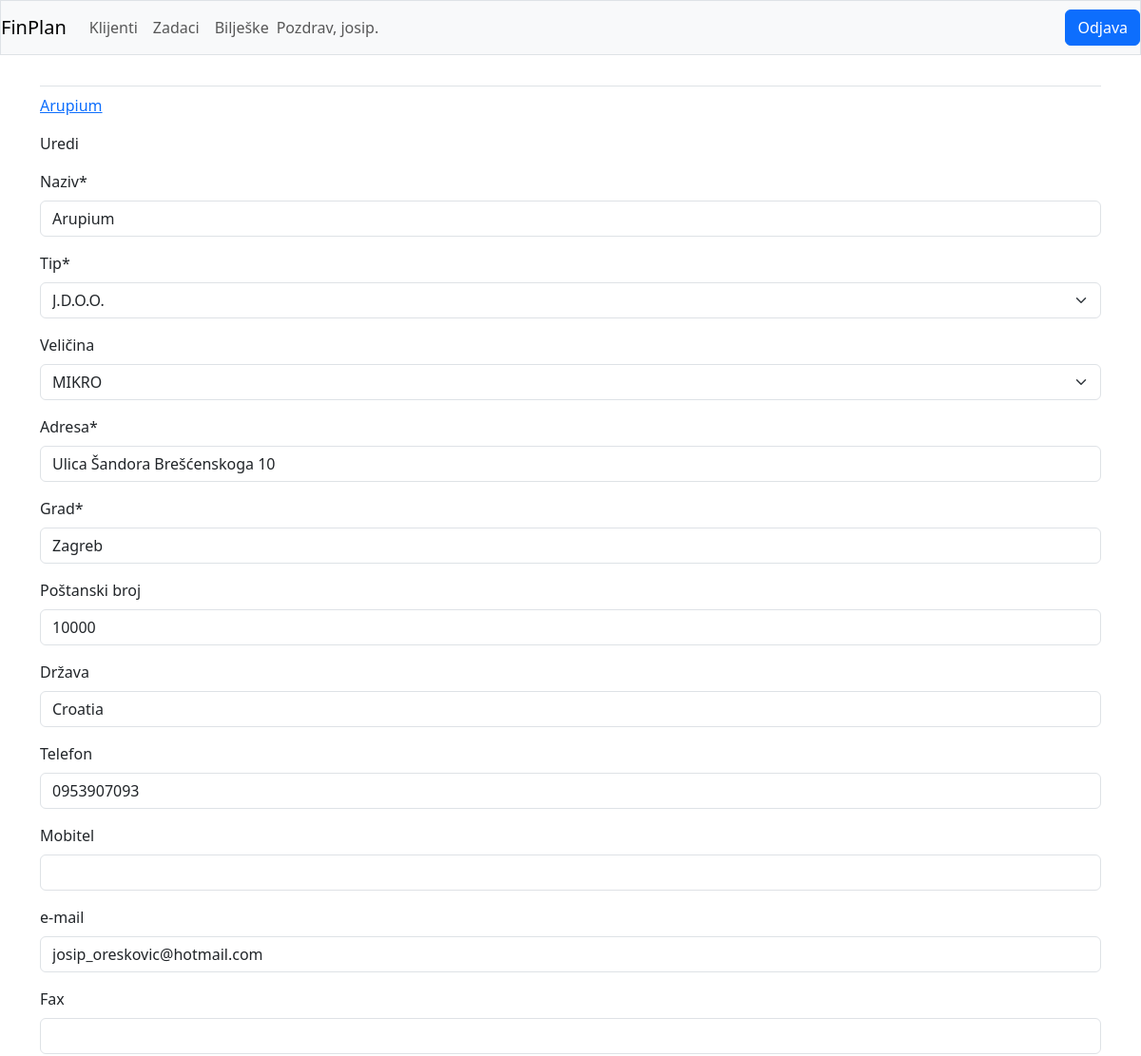
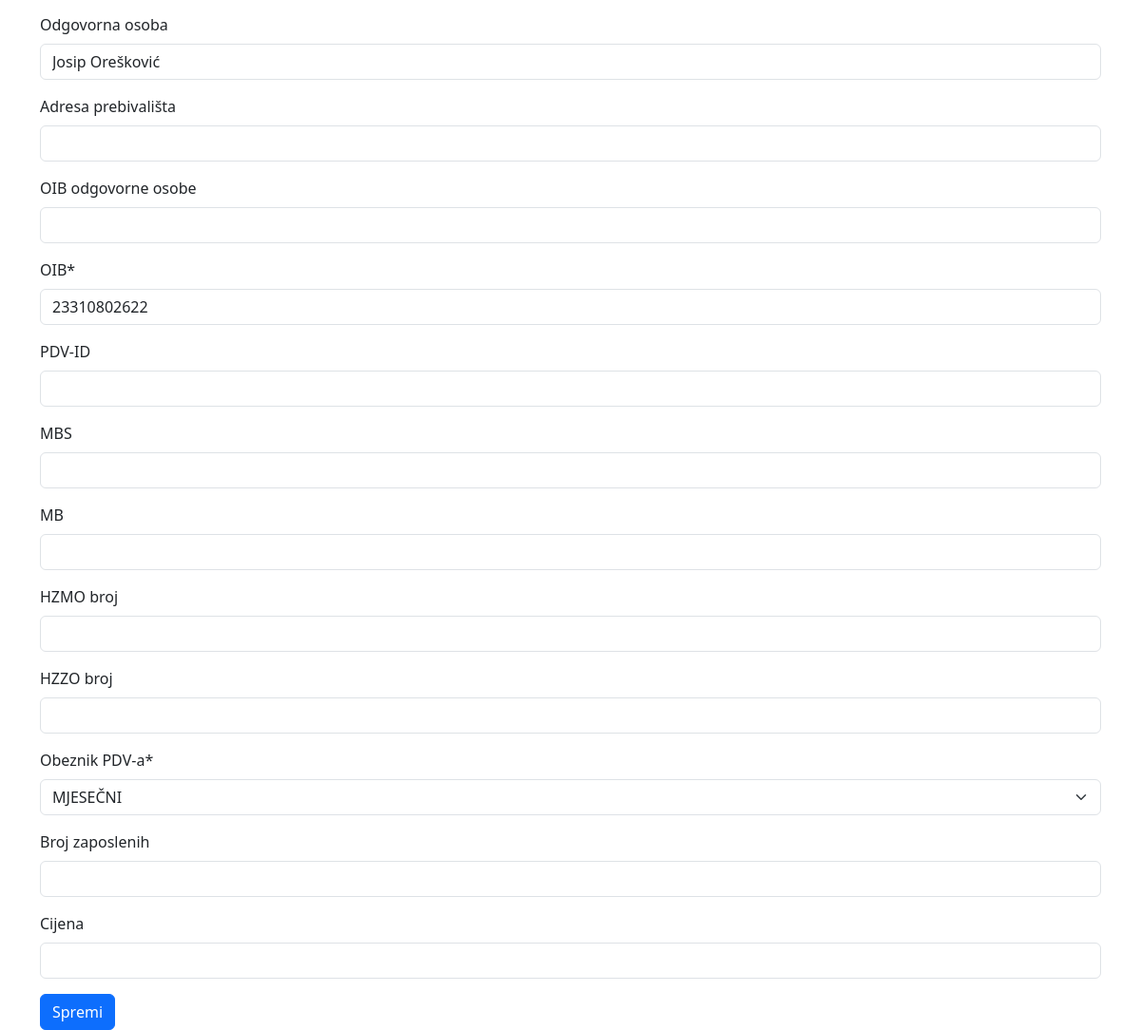
Screenshot of /edit_client/1/ (signed in) with the database file from the repository (2 pictures, top to bottom).
### fin_plan_app/models.py (models this page shows)
class Client(models.Model):
	name = models.CharField(max_length=200)
	TYPE_CHOICE = (
		('0', 'J.D.O.O.'),
		('1', 'D.O.O.'),
		('3', 'D.D.'),
		('4', 'OBRT'),
		('5', 'NEPROFITNA ORGANIZACIJA'),
	)
	type = models.CharField(max_length=1, choices=TYPE_CHOICE)
	SIZE_CHOICE = (
		('0', 'MIKRO'),
		('1', 'MALI'),
		('3', 'SREDNJI'),
		('4', 'VELIKI'),
	)
	size = models.CharField(max_length=1, choices=SIZE_CHOICE, blank=True)
	address = models.CharField(max_length=200)
	city = models.CharField(max_length=100)
	post_number = models.CharField(max_length=10, blank=True)
	country = models.CharField(max_length=100, blank=True)
	tel = models.CharField(max_length=20, blank=True)
	mob = models.CharField(max_length=20, blank=True)
	email = models.CharField(max_length=100, blank=True)
	fax = models.CharField(max_length=20, blank=True)
	director_name = models.CharField(max_length=200, blank=True)
	director_address = models.CharField(max_length=200, blank=True)
	director_oib = models.CharField(max_length=200, blank=True)
	oib = models.CharField(max_length=11)
	vat_id = models.CharField(max_length=13, blank=True)
	reg_number = models.CharField(max_length=20, blank=True)
	stat_number = models.CharField(max_length=20, blank=True)
	hzmo_number = models.CharField(max_length=20, blank=True)
	hzzo_number = models.CharField(max_length=20, blank=True)
	PDV_CHOICE = (
		('0', 'NIJE OBVEZNIK'),
		('1', 'MJESEČNI'),
		('3', 'KVARTALNI'),
		)
	pdv = models.CharField(max_length=1, choices=PDV_CHOICE)
	number_worker = models.IntegerField(null=True, blank=True)
	price = models.DecimalField(null=True, max_digits=10, decimal_places=2, blank=True)
	owner = models.ForeignKey(User, on_delete=models.CASCADE)
	def __str__(self):
		return self.name

### fin_plan_app/views.py (the view)
# urls.py: path('edit_client/<int:client_id>/', views.edit_client, name='edit_client'),
@login_required
def edit_client(request, client_id):
	client = Client.objects.get(id=client_id)
	if client.owner != request.user:
		raise Http404
	if request.method != 'POST':
		form = ClientForm(instance=client)
	else:
		form = ClientForm(instance=client, data=request.POST)
		if form.is_valid():
			form.save()
			return redirect ('fin_plan_app:clients')
	context = {'client': client, 'form': form}
	return render(request, 'fin_plan_app/edit_client.html', context)

### fin_plan_app/forms.py
class ClientForm(forms.ModelForm):
	class Meta:
		model = Client
		fields = ['name', 'type', 'size', 'address', 'city', 'post_number', 'country', 'tel', 'mob', 'email', 'fax',
				  'director_name', 'director_address', 'director_oib',
				  'oib', 'vat_id', 'reg_number', 'stat_number', 'hzmo_number', 'hzzo_number', 'pdv', 'number_worker',
				  'price']
		labels = {'name': 'Naziv',
				  'type': 'Tip',
				  'size': 'Veličina',
				  'address': 'Adresa',
				  'city': 'Grad',
				  'post_number': 'Poštanski broj',
				  'country': 'Država',
				  'tel': 'Telefon',
				  'mob': 'Mobitel',
				  'email': 'e-mail',
				  'fax': 'Fax',
				  'director_name': 'Odgovorna osoba',
				  'director_address': 'Adresa prebivališta',
				  'director_oib': 'OIB odgovorne osobe',
				  'oib': 'OIB',
				  'vat_id': 'PDV-ID',
				  'reg_number': 'MBS',
				  'stat_number': 'MB',
				  'hzmo_number': 'HZMO broj',
				  'hzzo_number': 'HZZO broj',
				  'pdv': 'Obeznik PDV-a',
				  'number_worker': 'Broj zaposlenih',
				  'price': 'Cijena',
				  }

### fin_plan_app/templates/fin_plan_app/edit_client.html (shortened to what this page needs)
{% extends "fin_plan_app/base.html" %}
{% load crispy_forms_tags %}
{% block content %}
  <p><a href="{% url 'fin_plan_app:edit_client' client.id %}">{{ client }}</a></p>
  <p>Uredi</p>
  <form action="{% url 'fin_plan_app:edit_client' client.id %}" method='post'>
  	{{ form|crispy }}
  	<button type="submit" class="btn btn-primary">Spremi</button>
  </form>
{% endblock content %}

### fin_plan_app/templates/fin_plan_app/base.html (shortened to what this page needs)
{% load django_bootstrap5 %}
<!doctype html>
<html lang="en">
<head>
	{% bootstrap_css %}
	 <link href="https://cdnjs.cloudflare.com/ajax/libs/bootstrap-datepicker/1.9.0/css/bootstrap-datepicker.min.css" rel="stylesheet">
</head>
<body>
  <nav class="navbar navbar-expand-md navbar-light bg-light mb-4 border">
	  <a class="navbar-brand" href="{% url 'fin_plan_app:index' %}">
		  FinPlan</a>
	  <div class="collapse navbar-collapse" id="navbarCollapse">
		  <ul class="navbar-nav mr-auto">
			  <li class="nav-item">
				  <a class="nav-link" href="{% url 'fin_plan_app:clients'%}">
					  Klijenti</a></li>
			  <li class="nav-item">
				  <a class="nav-link" href="{% url 'fin_plan_app:tasks'%}">
					  Zadaci</a></li>
			  <li class="nav-item">
				  <a class="nav-link" href="{% url 'fin_plan_app:notes'%}">
					  Bilješke</a></li>
		  </ul>
			  {% if user.is_authenticated %}
			  <ul class="navbar-nav ml-auto">
				<li class="nav-item">
					<span class="navbar-text">Pozdrav, {{ user.username }}.</span>
				</li>
			  </ul>
			  {% endif %}
	  </div>
	  {% if user.is_authenticated %}
	  <div class="ml-auto">
		<form action="{% url 'users:logout' %}" method='post'>
		  <button type="submit" class="btn btn-primary">Odjava</button>
		</form>
	  </div>
	{% endif %}
  </nav>
  <main role="main" class="container">
	  <div class="pb-2 mb-2 border-bottom">
	  </div>
		  {% block content %}{% endblock content %}
  </main>
</body>
</html>

### rows the page displays
Client: name "Arupium", type "J.D.O.O.", size "MIKRO", address "Ulica Šandora Brešćenskoga 10", city "Zagreb", post_number "10000", country "Croatia", tel "0953907093", email "josip_oreskovic@hotmail.com", director_name "Josip Orešković", oib "23310802622", pdv "MJESEČNI"

### other values shown
{{ user.username }} "josip"
